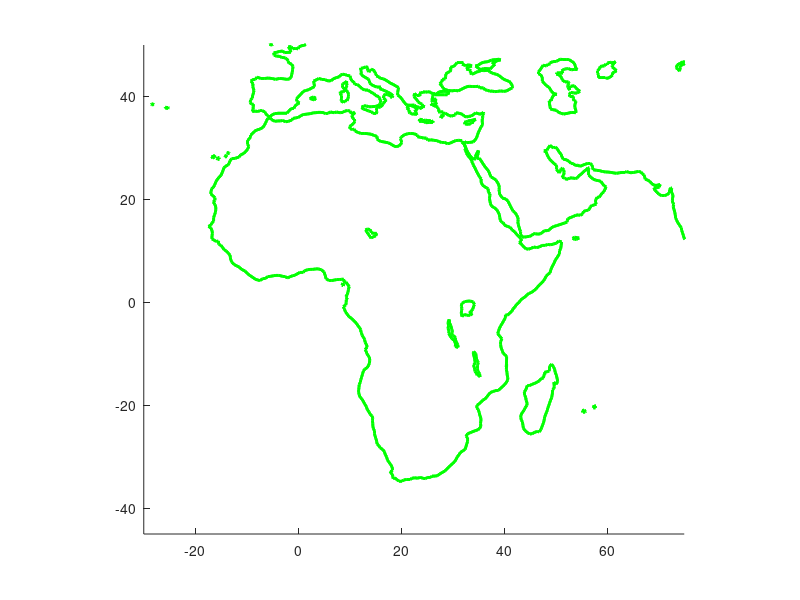

Write the MATLAB code that produced this figure. (Note: this script raises an error after producing the figure.)
% ADDING A DIRECTORY TO SEARCH A PATH
addpath mbin/gps_ec mbin/stats


% LOADING A COASTLINE FILE AND MAKING A BASEMAP FOR AFRICA
load('data/coast.mat');


% PLOTTING AND ZOOMING IN ON AFRICA

hold on             % this command allows multiple plotting



plot(long,lat,'g','linewidth',2) % the file aready contain the information
                                 % of these variables, for this reason 
                                 % they haven't been defined within the scrip

                    
axis equal  % this command sets the aspect ratio so that the data 
            % units are the same in every direction
            

axis([-30 75 -45 50])  % this command adjusts the scale of the plot
                       % owing to zoom in on Africa
                       
                       
% DIVIDING AFRICA INTO TWO PLATES (Somalia and Nubia)



% Plotting Africa as before

plot(long,lat,'g','linewidth',2)
axis equal
axis([-30 75 -45 50])

% Plotting the red arrows (CORRIGIR OS COMMENTS)
[lo,la,ve,vn,sve,svn,cne,site]=textread('data/africa_itrf2005.all'...
        ,'%f %f %f %f %f %f %f %s');    
s = 0.7;  
quiver(lo,la,ve*s,vn*s,0,'r','linewidth',2); 


% Calculating the rotation vector between Somalia and Nubia
[OM,COM,E,EL,chi2,chi2r,dof] = psvelo2rot('data/velo.residual.soma',10,1);

% Calculating a predicted velocity for all the GPS sites
% assuming they are all on Nubia which behaves as a perfect plate
% Owing to do this, three steps are required

% STEP 1: Converting the coordinates of all GPS sites into a geocentric
%         cartesian reference frame

[x,y,z] = wgs2xyz(lo,la,zeros(length(lo),1)); % wgs2xyz converts 
                                              %lo(longitude) and 
                                              % la(latitude)
                                              % ellipsoidal coordinates
                                              % from WGS-84 to ECEF 
                                              % cartesian coordinates
                                            


% STEP 2: Using the rotation vector calculated earlier to compute the
%         predicted velocities at all the sites

[Vxyz,Venu] = rotate(OM,COM,[x y z]);       % rotate computes velocity
                                            % at selected point given
                                            % a rotation vector (OM)



% STEP 3: Plotting the results using quiver
quiver(lo,la,Venu(:,1)*s,Venu(:,2)*s,0,'k','linewidth',2);



% Calculating and plotting the residual velocities to the Nubia plate
% model at all the sites

 res_east = ve-Venu(:,1);       % residual velocities in east
 res_north = vn - Venu(:,2);    % residual velocities in north
 

quiver(lo,la,res_east,res_north,0,'b','linewidth',2);  % this command plots
                                                       % the residual
                                                       % velocities
   
   
   